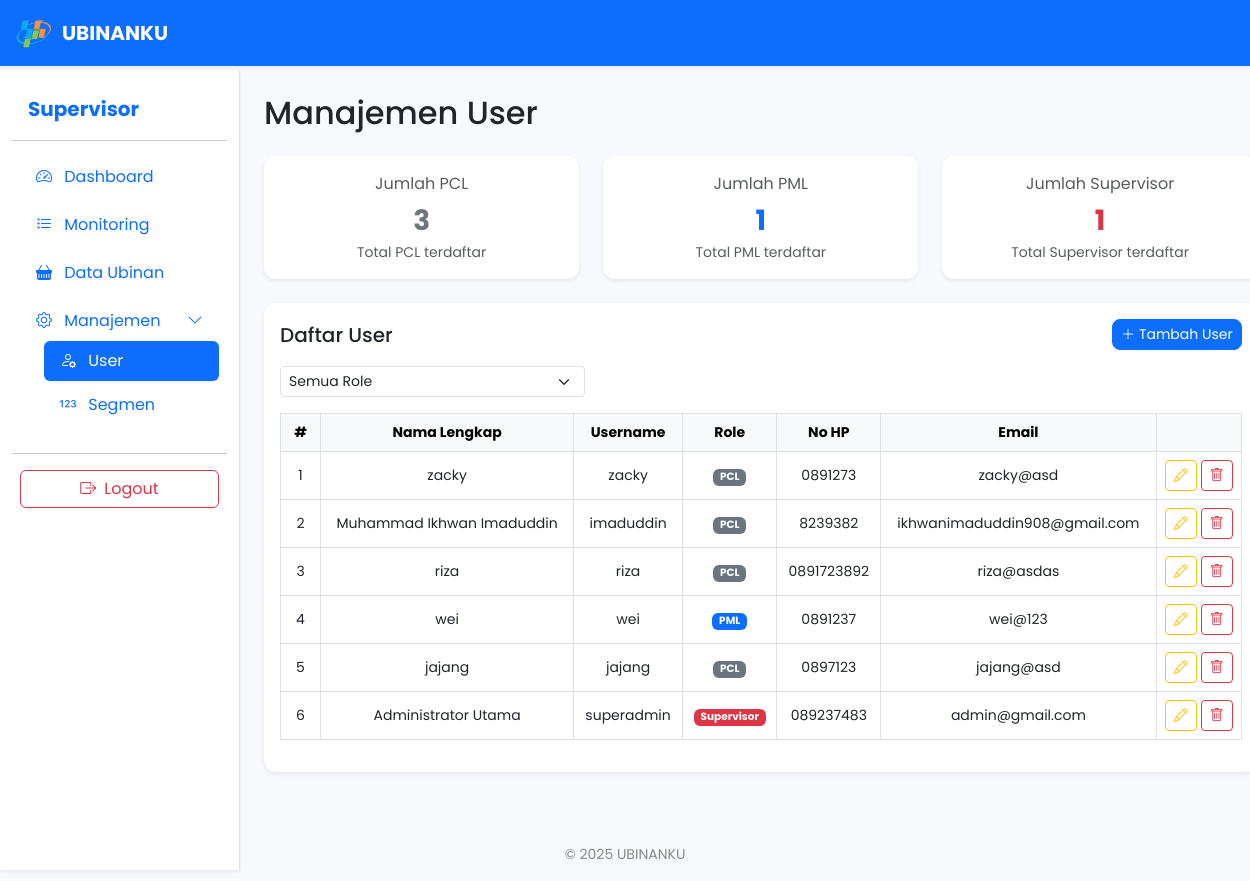
Page /service/super-admin/monitoring_akun.php (signed in) on the committed database.
### tables this page shows
CREATE TABLE `users` (
  `id` int(11) NOT NULL,
  `username` varchar(50) NOT NULL,
  `password` varchar(255) NOT NULL,
  `nama_lengkap` varchar(100) DEFAULT NULL,
  `no_hp` varchar(20) NOT NULL,
  `email` varchar(50) NOT NULL,
  `role` enum('pcl','pml','supervisor') DEFAULT 'pcl',
  `created_at` timestamp NOT NULL DEFAULT current_timestamp(),
  `updated_at` timestamp NULL DEFAULT NULL ON UPDATE current_timestamp()
);

### service/super-admin/monitoring_akun.php (the view, shortened to what this page needs)
<?php
include '../../config/koneksi.php';
$jumlah_user = mysqli_fetch_assoc(mysqli_query($conn, "SELECT COUNT(*) AS total FROM users WHERE role='pcl'"))['total'] ?? 0;
$jumlah_admin = mysqli_fetch_assoc(mysqli_query($conn, "SELECT COUNT(*) AS total FROM users WHERE role='pml'"))['total'] ?? 0;
$jumlah_supervisor = mysqli_fetch_assoc(mysqli_query($conn, "SELECT COUNT(*) AS total FROM users WHERE role='supervisor'"))['total'] ?? 0;
?>
<!DOCTYPE html>
<html lang="id">
<head>
  <link href="https://cdn.jsdelivr.net/npm/bootstrap@5.3.0/dist/css/bootstrap.min.css" rel="stylesheet">
  <link href="https://cdn.jsdelivr.net/npm/bootstrap-icons@1.10.5/font/bootstrap-icons.css" rel="stylesheet">
  <link rel="stylesheet" href="https://cdn.datatables.net/1.13.6/css/dataTables.bootstrap5.min.css">
</head>
<body>
<nav class="navbar navbar-expand-lg navbar-dark bg-primary shadow-sm fixed-top" style="z-index:1040;">
    <div class="container-fluid">
        <a class="navbar-brand d-flex align-items-center" href="monitoring_panen.php">
            <img src="../../assets/logo.png" alt="Logo BPS" height="40" class="me-2">
            UBINANKU
        </a>
    </div>
</nav>
<div class="container-fluid" style="padding-top:70px;">
  <div class="row">
    <nav class="col-lg-2 d-none d-lg-block bg-white border-end shadow-sm sidebar py-4 position-fixed" style="height:100vh; z-index:1030;">
      <div class="position-sticky">
        <a href="#" class="d-flex align-items-center mb-3 mb-md-0 me-md-auto text-primary text-decoration-none px-3">
          <span class="fs-5 fw-bold">Supervisor</span>
        </a>
        <hr>
        <ul class="nav nav-pills flex-column mb-auto px-2">
          <li class="nav-item mb-2">
            <a href="super_admin.php" class="nav-link text-primary" aria-current="page">
              <i class="bi bi-speedometer2 me-2"></i> Dashboard
            </a>
          </li>
          <li class="nav-item mb-2">
              <a href="monitoring.php" class="nav-link text-primary">
                  <i class="bi bi-list-task me-2"></i> Monitoring
              </a>
          </li>
          <li class="nav-item mb-2">
            <a href="monitoring_panen.php" class="nav-link text-primary">
              <i class="bi bi-basket-fill me-2"></i> Data Ubinan
            </a>
          </li>
          <li class="nav-item mb-2">
            <a class="nav-link text-primary d-flex justify-content-between align-items-center" data-bs-toggle="collapse" href="#manajemenMenu" role="button" aria-expanded="true" aria-controls="manajemenMenu">
              <span><i class="bi bi-gear me-2"></i> Manajemen</span>
              <i class="bi bi-chevron-down"></i>
            </a>
            <div class="collapse show ps-4" id="manajemenMenu">
              <ul class="nav flex-column">
                <li class="nav-item mb-1">
                  <a href="monitoring_akun.php" class="nav-link active">
                    <i class="bi bi-person-gear me-2"></i> User
                  </a>
                </li>
                <li class="nav-item mb-1">
                  <a href="manage_segmen.php" class="nav-link text-primary">
                    <i class="bi bi-123 me-2"></i> Segmen
                  </a>
                </li>
              </ul>
            </div>
          </li>
        </ul>
        <hr>
        <div class="px-2">
          <a href="../../auth/logout.php" class="btn btn-outline-danger w-100"><i class="bi bi-box-arrow-right me-2"></i>Logout</a>
        </div>
      </div>
    </nav>
    <main id="mainContent" class="col-12 col-lg-10 px-2 px-md-4" style="margin-left:240px;">
      <div class="pt-3 pt-md-4">
        <h2 class="mb-3 mb-md-4">Manajemen User</h2>
        <div class="row g-2 g-md-3 g-lg-4 mb-3 mb-md-4">
          <div class="col-12 col-sm-6 col-lg-4">
            <div class="card shadow-sm border-0 text-center h-100">
              <div class="card-body p-2 p-md-3">
                <div class="text-muted mb-1" style="font-size: clamp(0.8rem, 1.5vw, 1rem);">Jumlah PCL</div>
                <div class="fw-bold text-secondary" style="font-size: clamp(1.2rem, 3vw, 1.75rem);"><?= $jumlah_user ?? 0; ?></div>
                <div class="small text-muted" style="font-size: clamp(0.7rem, 1.2vw, 0.875rem);">Total PCL terdaftar</div>
              </div>
            </div>
          </div>
          <div class="col-12 col-sm-6 col-lg-4">
            <div class="card shadow-sm border-0 text-center h-100">
              <div class="card-body p-2 p-md-3">
                <div class="text-muted mb-1" style="font-size: clamp(0.8rem, 1.5vw, 1rem);">Jumlah PML</div>
                <div class="fw-bold text-primary" style="font-size: clamp(1.2rem, 3vw, 1.75rem);"><?= $jumlah_admin ?? 0; ?></div>
                <div class="small text-muted" style="font-size: clamp(0.7rem, 1.2vw, 0.875rem);">Total PML terdaftar</div>
              </div>
            </div>
          </div>
          <div class="col-12 col-sm-6 col-lg-4">
            <div class="card shadow-sm border-0 text-center h-100">
              <div class="card-body p-2 p-md-3">
                <div class="text-muted mb-1" style="font-size: clamp(0.8rem, 1.5vw, 1rem);">Jumlah Supervisor</div>
                <div class="fw-bold text-danger" style="font-size: clamp(1.2rem, 3vw, 1.75rem);"><?= $jumlah_supervisor ?? 0; ?></div>
                <div class="small text-muted" style="font-size: clamp(0.7rem, 1.2vw, 0.875rem);">Total Supervisor terdaftar</div>
              </div>
            </div>
          </div>
        </div>
        <div class="card shadow-sm border-0 mb-4">
          <div class="card-body p-2 p-md-3">
            <div class="d-flex flex-column flex-md-row justify-content-between align-items-start align-items-md-center mb-3 gap-2">
              <h5 class="card-title mb-0">Daftar User</h5>
              <a href="tambah_user.php" class="btn btn-primary btn-sm btn-custom">
                <i class="bi bi-plus-lg me-1"></i>Tambah User
              </a>
            </div>
            <div class="row mb-3">
              <div class="col-12 col-md-4 mb-2 mb-md-0">
                <select id="roleFilter" class="form-select form-select-sm">
                  <option value="">Semua Role</option>
                </select>
              </div>
            </div>
            <div class="table-responsive">
              <table class="table table-bordered align-middle" id="userTable" style="font-size: clamp(0.75rem, 1.5vw, 0.875rem);">
                <thead class="table-light">
                  <tr>
                    <th class="text-center" style="width:40px;">#</th>
                    <th class="text-center">Nama Lengkap</th>
                    <th class="text-center">Username</th>
                    <th class="text-center">Role</th>
                    <th class="text-center d-none d-md-table-cell">No HP</th>
                    <th class="text-center d-none d-lg-table-cell">Email</th>
                    <th class="text-center" style="width:80px;"></th>
                  </tr>
                </thead>
                <tbody>
                  <?php
                  $no = 1;
                  $q_user = mysqli_query($conn, "SELECT * FROM users ORDER BY created_at DESC");
                  while ($row = mysqli_fetch_assoc($q_user)): ?>
                    <tr data-role="<?= htmlspecialchars($row['role']); ?>">
                      <td class="text-center"><?= $no++; ?></td>
                      <td class="text-center"><?= htmlspecialchars($row['nama_lengkap']); ?></td>
                      <td class="text-center"><?= htmlspecialchars($row['username']); ?></td>
                      <td class="text-center">
                        <?php
                          $role = strtolower($row['role']);
                          if ($role === 'supervisor') {
                            echo '<span class="badge bg-danger">Supervisor</span>';
                          } elseif ($role === 'pml') {
                            echo '<span class="badge bg-primary">PML</span>';
                          } else {
                            echo '<span class="badge bg-secondary">PCL</span>';
                          }
                        ?>
                      </td>
                      <td class="text-center d-none d-md-table-cell"><?= htmlspecialchars($row['no_hp']); ?></td>
                      <td class="text-center d-none d-lg-table-cell"><?= htmlspecialchars($row['email']); ?></td>
                      <td class="text-center">
                        <div class="d-flex gap-1 justify-content-center">
                          <a href="edit_akun.php?id=<?= $row['id']; ?>" class="btn btn-sm btn-outline-warning">
                            <i class="bi bi-pencil"></i>
                          </a>
                          <a href="#"
                            class="btn btn-sm btn-outline-danger deleteButton"
                            data-id="<?= $row['id']; ?>"
                            data-username="<?= htmlspecialchars($row['username']); ?>">
                            <i class="bi bi-trash"></i>
                          </a>
                        </div>
                      </td>
                    </tr>
                  <?php endwhile; ?>
                </tbody>
              </table>
            </div>
          </div>
        </div>
      </div>
    </main>
  </div>
</div>
<footer class="text-center mt-5 mb-3">
    &copy; <?= date('Y'); ?> UBINANKU
</footer>
</body>
</html>

### service/super-admin/monitoring_akun.php (style rules this page uses)
body { background-color: #f8f9fc; font-family: 'Poppins', sans-serif; overflow-x: hidden; }
.btn-custom { border-radius: 8px; transition: all 0.3s ease; }
.sidebar { width: 240px; }
.navbar-brand { font-weight: bold; }
.card { border-radius: 12px; box-shadow: 0 4px 12px rgba(0,0,0,0.1); }
@media (min-width: 992px) { #mainContent { margin-left: 240px !important; } }
@media (min-width: 992px) { .sidebar { width: 240px; } }
footer { margin-top: 60px; font-size: 14px; color: #888; }

### rows in the picture
users: nama_lengkap "zacky", username "zacky", role "PCL", no_hp "0891273", email "zacky@asd"
users: nama_lengkap "Muhammad Ikhwan Imaduddin", username "imaduddin", role "PCL", no_hp "8239382", email "ikhwanimaduddin908@gmail.com"
users: nama_lengkap "riza", username "riza", role "PCL", no_hp "0891723892", email "riza@asdas"
users: nama_lengkap "wei", username "wei", role "PML", no_hp "0891237", email "wei@123"
users: nama_lengkap "jajang", username "jajang", role "PCL", no_hp "0897123", email "jajang@asd"
users: nama_lengkap "Administrator Utama", username "superadmin", role "Supervisor", no_hp "089237483", email "admin@gmail.com"

### other values in the picture
$jumlah_user "3"
$jumlah_admin "1"
$jumlah_supervisor "1"
